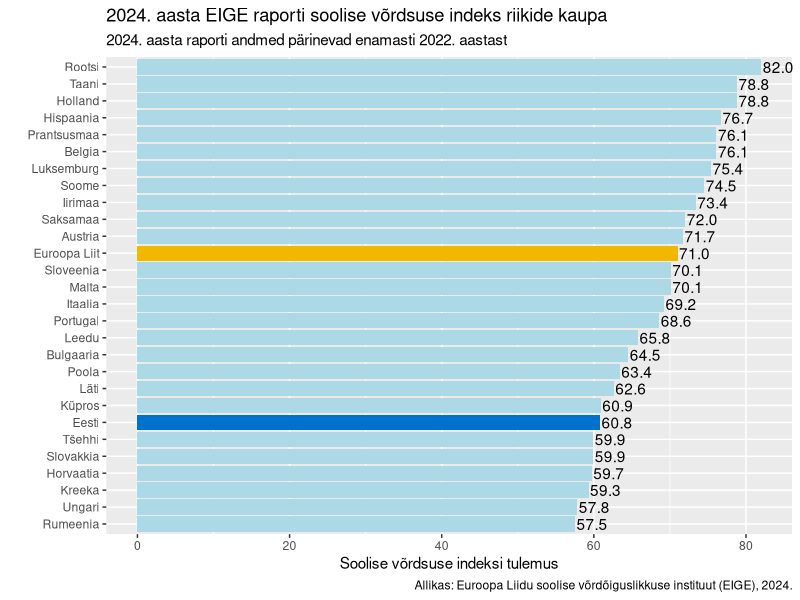
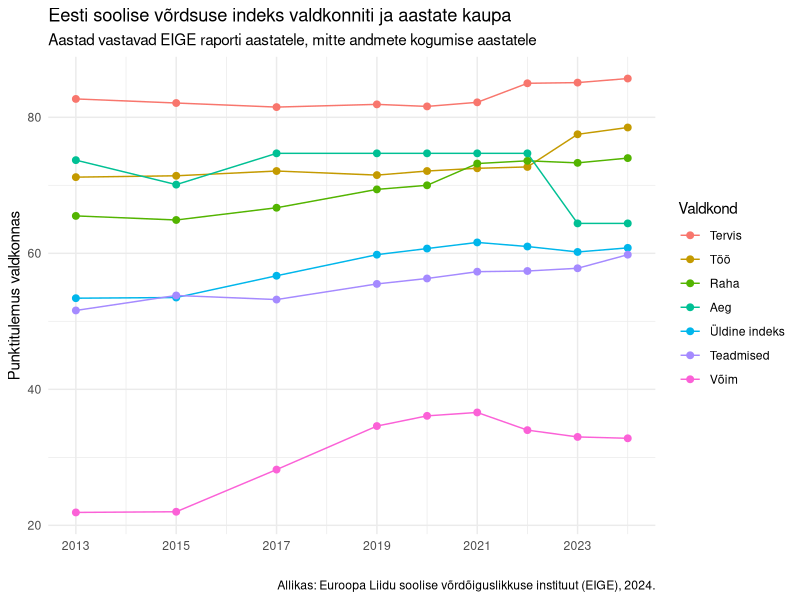
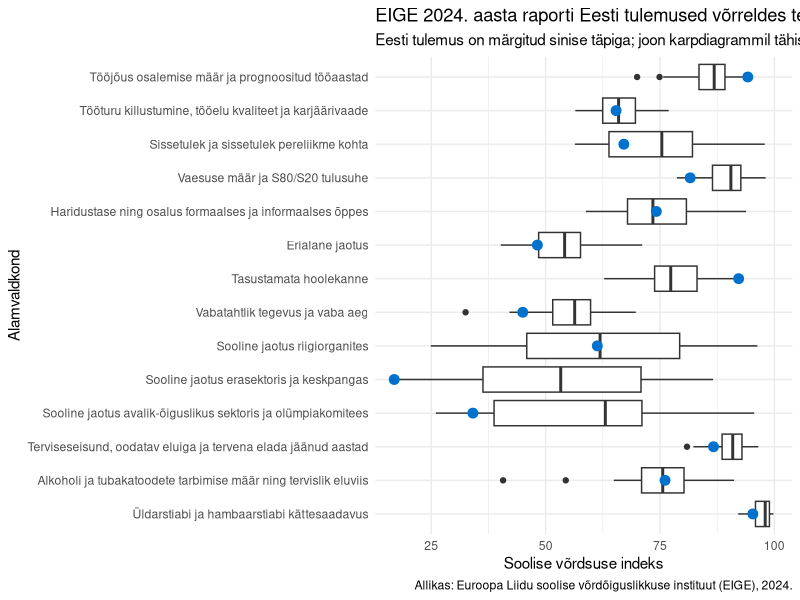

The R source for these figures, in order:
## ---- chunk 1
# Töökeskkonna seadistamine
library(dplyr)
library(ggplot2)
library(knitr)
library(tidyr)
knitr::opts_chunk$set(echo = FALSE)
knitr::opts_chunk$set(message = FALSE)
knitr::opts_chunk$set(warning = FALSE)
options(scipen=1000)
## ---- chunk 2

data <- read.csv('andmestik/2024-EIGE-data.csv', encoding = 'UTF-8', sep =';')

data <- data %>%
  mutate(Riik_EE = recode(Geographic.region..Sub...Domain.Scores,
                          "Austria" = "Austria",
                          "Belgium" = "Belgia",
                          "Bulgaria" = "Bulgaaria",
                          "Croatia" = "Horvaatia",
                          "Cyprus" = "Küpros",
                          "Czechia" = "Tšehhi",
                          "Denmark" = "Taani",
                          "Estonia" = "Eesti",
                          "European Union - 27 countries (from 2020)" = "Euroopa Liit",
                          "Finland" = "Soome",
                          "France" = "Prantsusmaa",
                          "Germany" = "Saksamaa",
                          "Greece" = "Kreeka",
                          "Hungary" = "Ungari",
                          "Ireland" = "Iirimaa",
                          "Italy" = "Itaalia",
                          "Latvia" = "Läti",
                          "Lithuania" = "Leedu",
                          "Luxembourg" = "Luksemburg",
                          "Malta" = "Malta",
                          "Netherlands" = "Holland",
                          "Poland" = "Poola",
                          "Portugal" = "Portugal",
                          "Romania" = "Rumeenia",
                          "Slovakia" = "Slovakkia",
                          "Slovenia" = "Sloveenia",
                          "Spain" = "Hispaania",
                          "Sweden" = "Rootsi"
  ))

data <- data %>%
  mutate(Varvikood = case_when(
    Riik_EE == "Eesti" ~ "EE",
    Riik_EE == "Euroopa Liit" ~ "EU",
    TRUE ~ "Muu"
  ))

ggplot(data, aes(x = reorder(Riik_EE, Overall.Gender.Equality.Index), y = Overall.Gender.Equality.Index, 
                 fill = Varvikood)) +
  geom_bar(stat = "identity") +
  geom_text(aes(label = format(Overall.Gender.Equality.Index, big.mark=" ")), position = position_dodge(width = 0.9), hjust = -0.05)+
  scale_fill_manual(values = c("EE" = "#0072CE", "EU" = "#F2B800", "Muu" = "lightblue"), guide = "none") +
  labs(x = "",
       y = "Soolise võrdsuse indeksi tulemus",
       title = "2024. aasta EIGE raporti soolise võrdsuse indeks riikide kaupa",
       subtitle = "2024. aasta raporti andmed pärinevad enamasti 2022. aastast",
       caption = "Allikas: Euroopa Liidu soolise võrdõiguslikkuse instituut (EIGE), 2024."
       ) +
  coord_flip()
  
## ---- chunk 3
eesti_valdkonniti <- read.csv('andmestik/EE-valdkonniti.csv', encoding = 'UTF-8', sep =';')
eesti_valdkonniti_suured <- eesti_valdkonniti[eesti_valdkonniti$Sub.domain=='',]
colnames(eesti_valdkonniti_suured) <- gsub("^X", "", colnames(eesti_valdkonniti_suured))
colnames(eesti_valdkonniti_suured)[1] <- 'Valdkond'
eesti_valdkonniti_suured<-  eesti_valdkonniti_suured[,-2]

eesti_valdkonniti_suured <- eesti_valdkonniti_suured %>%
  mutate(Valdkond = case_when(
    Valdkond == 'Work' ~ 'Töö',
    Valdkond == 'Money' ~ 'Raha',
    Valdkond == 'Knowledge' ~ 'Teadmised',
    Valdkond == 'Time' ~ 'Aeg',
    Valdkond == 'Power' ~ 'Võim',
    Valdkond == 'Health' ~ 'Tervis',
    Valdkond == 'Index' ~ 'Üldine indeks'
  )) %>%
  mutate(Valdkond = factor(Valdkond, levels = c(
    'Tervis',
    'Töö',
    'Raha',
    'Aeg',
    'Üldine indeks',
    'Teadmised',
    'Võim'
  )))

eesti_valdkonniti_pikk <- eesti_valdkonniti_suured %>%
  pivot_longer(
    cols = -Valdkond,           
    names_to = "Aasta",
    values_to = "Indeks"
  ) %>% mutate(Aasta = as.integer(Aasta))


###trendid


ggplot(eesti_valdkonniti_pikk, aes(x = Aasta, y = Indeks, color = Valdkond, group = Valdkond)) +
  geom_line(size = 0.5) +
  geom_point(size = 2) +
  scale_x_continuous(breaks = seq(2013, 2024, by=2)) +
  labs(title = "Eesti soolise võrdsuse indeks valdkonniti ja aastate kaupa",
       x = "", y = "Punktitulemus valdkonnas", color = "Valdkond",
       subtitle = "Aastad vastavad EIGE raporti aastatele, mitte andmete kogumise aastatele",
       caption = "Allikas: Euroopa Liidu soolise võrdõiguslikkuse instituut (EIGE), 2024.") +
  theme_minimal()
## ---- chunk 4
andmed_koik <- read.csv('andmestik/2024-EIGE-data.csv', encoding = 'UTF-8', sep =';')

andmed_pikk <- andmed_koik %>%
  pivot_longer(
    cols = 2:ncol(andmed_koik),
    names_to = 'Indeks',
    values_to = 'Skoor'
  )

colnames(andmed_pikk)[1] <- 'Riik'

andmed_pikk <- andmed_pikk %>%
  mutate(lyhend = case_when(
    Indeks == 'Overall.Gender.Equality.Index' ~ 'Soolise võrdsuse indeks',
    Indeks == 'Work..Domain.score.' ~ 'Töö',
    Indeks == 'Participation.in.work..Subdomain.score.' ~ 'Tööjõus osalemise määr ja prognoositud tööaastad',
    Indeks == 'Segregation.and.quality.of.work..Subdomain.score.' ~ 'Tööturu killustumine, tööelu kvaliteet ja karjäärivaade',
    Indeks == 'Money..Domain.score.' ~ 'Raha',
    Indeks == 'Financial.resources..Subdomain.score.' ~ 'Sissetulek ja sissetulek pereliikme kohta',
    Indeks == 'Economic.situation..Subdomain.score.' ~ 'Vaesuse määr ja S80/S20 tulusuhe',
    Indeks == 'Knowledge..Domain.score.' ~ 'Teadmised',
    Indeks == 'Attainment.and.participation..Subdomain.score.' ~ 'Haridustase ning osalus formaalses ja informaalses õppes',
    Indeks == 'Segregation..Subdomain.score.' ~ 'Erialane jaotus',
    Indeks == 'Time..Domain.score.' ~ 'Aeg',
    Indeks == 'Care.activities..Subdomain.score.' ~ 'Tasustamata hoolekanne',
    Indeks == 'Social.activities..Subdomain.score.' ~ 'Vabatahtlik tegevus ja vaba aeg',
    Indeks == 'Power..Domain.score.' ~ 'Võim',
    Indeks == 'Political.power..Subdomain.score.' ~ 'Sooline jaotus riigiorganites',
    Indeks == 'Economic.power..Subdomain.score.' ~ 'Sooline jaotus erasektoris ja keskpangas',
    Indeks == 'Social.power..Subdomain.score.' ~ 'Sooline jaotus avalik-õiguslikus sektoris ja olümpiakomitees',
    Indeks == 'Health..Domain.score.' ~ 'Tervis',
    Indeks == 'Health.status..Subdomain.score.' ~ 'Terviseseisund, oodatav eluiga ja tervena elada jäänud aastad',
    Indeks == 'Healthy.behaviour..Subdomain.score.' ~ 'Alkoholi ja tubakatoodete tarbimise määr ning tervislik eluviis',
    Indeks == 'Access.to.health.structures..Subdomain.score.' ~ 'Üldarstiabi ja hambaarstiabi kättesaadavus',
    TRUE ~ 'Muu'
  )) %>%
  mutate(lyhend = factor(lyhend, levels = c(
    'Soolise võrdsuse indeks',
    'Töö',
    'Tööjõus osalemise määr ja prognoositud tööaastad',
    'Tööturu killustumine, tööelu kvaliteet ja karjäärivaade',
    'Raha',
    'Sissetulek ja sissetulek pereliikme kohta',
    'Vaesuse määr ja S80/S20 tulusuhe',
    'Teadmised',
    'Haridustase ning osalus formaalses ja informaalses õppes',
    'Erialane jaotus',
    'Aeg',
    'Tasustamata hoolekanne',
    'Vabatahtlik tegevus ja vaba aeg',
    'Võim',
    'Sooline jaotus riigiorganites',
    'Sooline jaotus erasektoris ja keskpangas',
    'Sooline jaotus avalik-õiguslikus sektoris ja olümpiakomitees',
    'Tervis',
    'Terviseseisund, oodatav eluiga ja tervena elada jäänud aastad',
    'Alkoholi ja tubakatoodete tarbimise määr ning tervislik eluviis',
    'Üldarstiabi ja hambaarstiabi kättesaadavus',
    'Muu'
  )))

andmed_pikk_ilma_suurteta <- andmed_pikk[!(andmed_pikk$lyhend %in% c('Töö', 'Võim', 'Tervis', 'Muu', 'Aeg','Raha', 'Teadmised','Soolise võrdsuse indeks')),]

# Seda miskipärast vaja, et järjekord õige oleks - Adeline
andmed_pikk_ilma_suurteta$lyhend <- factor(andmed_pikk_ilma_suurteta$lyhend, levels = c(
  'Üldarstiabi ja hambaarstiabi kättesaadavus',
  'Alkoholi ja tubakatoodete tarbimise määr ning tervislik eluviis',
  'Terviseseisund, oodatav eluiga ja tervena elada jäänud aastad',
  'Sooline jaotus avalik-õiguslikus sektoris ja olümpiakomitees',
  'Sooline jaotus erasektoris ja keskpangas',
  'Sooline jaotus riigiorganites',
  'Vabatahtlik tegevus ja vaba aeg',
  'Tasustamata hoolekanne',
  'Erialane jaotus',
  'Haridustase ning osalus formaalses ja informaalses õppes',
  'Vaesuse määr ja S80/S20 tulusuhe',
  'Sissetulek ja sissetulek pereliikme kohta',
  'Tööturu killustumine, tööelu kvaliteet ja karjäärivaade',
  'Tööjõus osalemise määr ja prognoositud tööaastad'
))

ggplot(andmed_pikk_ilma_suurteta, aes(x = lyhend, y = Skoor)) +
  geom_boxplot() +
  geom_point(data = filter(andmed_pikk_ilma_suurteta, andmed_pikk_ilma_suurteta$Riik == "Estonia"), 
             aes(x = lyhend, y = Skoor), 
             size = 3, color = '#0072CE') +
  labs(y = 'Soolise võrdsuse indeks', x = 'Alamvaldkond', title = 'EIGE 2024. aasta raporti Eesti tulemused võrreldes teiste riikidega', subtitle = "Eesti tulemus on märgitud sinise täpiga; joon karpdiagrammil tähistab mediaani", caption="Allikas: Euroopa Liidu soolise võrdõiguslikkuse instituut (EIGE), 2024.") +
  theme_minimal() + coord_flip()

## ---- chunk 5
palgalohe_tabel = read.csv('andmestik/palgalohe-tabel.csv', encoding = 'UTF-8', sep =',')
colnames(palgalohe_tabel) = gsub("^X", "", colnames(palgalohe_tabel))

knitr::kable(palgalohe_tabel, caption="Palgalõhe (%) Statistikaameti ja Eurostati andmetel aastatel 2011–2022", format.args=list(decimal.mark = ","))
